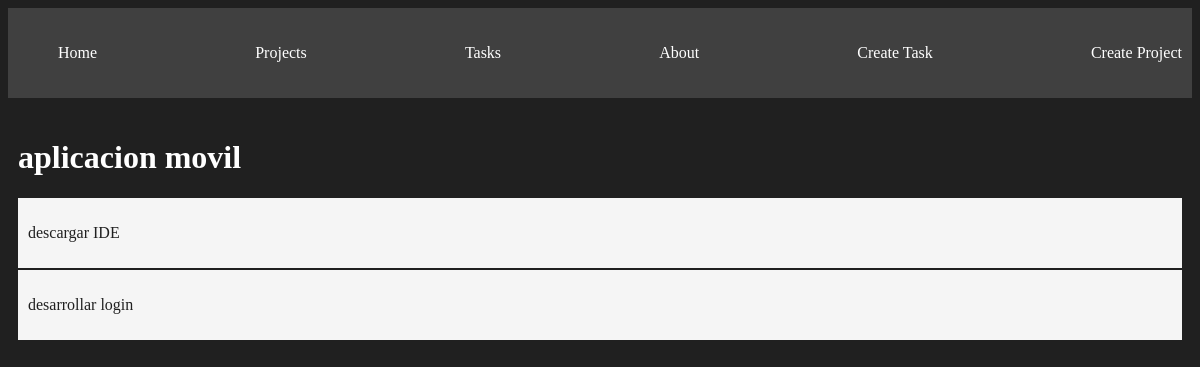
/projects/1, run on the app's committed database.
### myapp/models.py (models this page shows, shortened)
class Project(models.Model):
    name = models.CharField(max_length=200)
    description = models.TextField()
    def __str__(self) -> str:
        return self.name

class Task(models.Model):
    title = models.CharField(max_length=200)
    description = models.TextField()
    project = models.ForeignKey(Project, on_delete=models.CASCADE)
    done = models.BooleanField(default=False)

### myapp/views.py (the view)
# urls.py: path("projects/<int:id>", views.project_detail, name="project_detail"),
def project_detail(request, id):
    project = get_object_or_404(Project, pk=id)
    tasks = Task.objects.filter(project_id=id)
    return render(request, "projects/project_detail.html", {"project": project, "tasks": tasks})

### myapp/templates/projects/project_detail.html
{% extends 'layouts/base.html' %} {% block content %}
<h1>{{project}}</h1>
{% for task in tasks %}
<div class="card">
  <p>{{task.title}}</p>
</div>
{% endfor %} {% endblock content %}

### myapp/static/styles/main.css (style rules this page uses)
body { background: #202020; color: #fff; }
.card { background: whitesmoke; padding: 10px; margin-bottom: 2px; color: #202020; }

### data on the page
Project: name "aplicacion movil"
Task: title "descargar IDE"
Task: title "desarrollar login"
